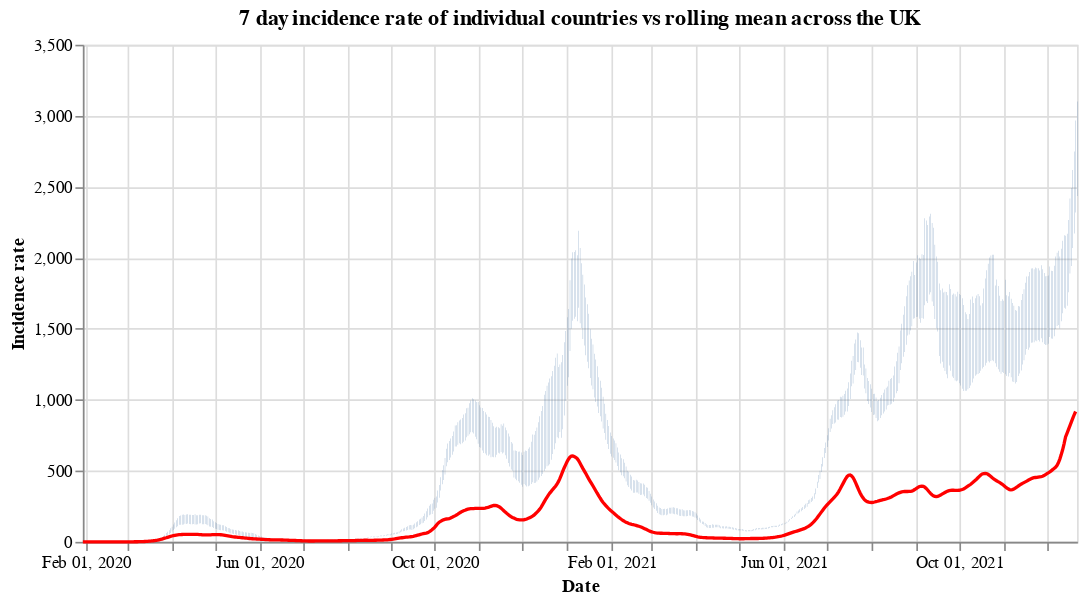

Notebook source saved alongside this figure:
### Code cell
#collapse
countries = uk_cases['areaName'].unique()
countries.sort()

selection = alt.selection_single(
    name='Select',
    fields=['areaName'],
    init={'areaName': 'Wales'},
    bind={'areaName': alt.binding_select(options=countries)}
)

# scatter plot, modify opacity based on selection
bars = alt.Chart(uk_cases).mark_bar().add_selection(
    selection
).encode(
    x=alt.X("yearmonthdate(date):T", axis=alt.Axis(title='Date')),
    y=alt.Y("weeklyCasesRate:Q", axis=alt.Axis(title='Incidence rate')),
    tooltip='weeklyCasesRate:Q',
    opacity=alt.condition(selection, alt.value(1), alt.value(0))
).properties(title=f'7 day incidence rate of individual countries vs rolling mean across the UK', width=600)

line = alt.Chart(overview_cases).mark_line(
    color='red',
    size=2,
).transform_window(
    rolling_mean='mean(weeklyCasesRate)',
    frame=[0, 7]
).encode(
    x='yearmonthdate(date):T',
    y='rolling_mean:Q'
)

alt.layer(bars, line)

### Figure 1 — Vega-Lite specification as saved in the notebook (floating-point values rounded to 4 significant figures; data arrays with more than 128 entries replaced by an {"elided": "..."} marker saying what was removed)
{"config": {"view": {"continuousWidth": 400, "continuousHeight": 300}}, "layer": [{"data": {"name": "data-996dce98bfc7257a56ce182838d0d816"}, "mark": "bar", "encoding": {"opacity": {"condition": {"value": 1, "selection": "Select"}, "value": 0}, "tooltip": {"type": "quantitative", "field": "weeklyCasesRate"}, "x": {"type": "temporal", "axis": {"title": "Date"}, "field": "date", "timeUnit": "yearmonthdate"}, "y": {"type": "quantitative", "axis": {"title": "Incidence rate"}, "field": "weeklyCasesRate"}}, "selection": {"Select": {"type": "single", "fields": ["areaName"], "init": {"areaName": "Wales"}, "bind": {"areaName": {"input": "select", "options": ["England", "Northern Ireland", "Scotland", "Wales"]}}}}, "title": "7 day incidence rate of individual countries vs rolling mean across the UK", "width": 600}, {"data": {"name": "data-2158d9ec56a1a477148943a0fc4358b0"}, "mark": {"type": "line", "color": "red", "size": 2}, "encoding": {"x": {"type": "temporal", "field": "date", "timeUnit": "yearmonthdate"}, "y": {"type": "quantitative", "field": "rolling_mean"}}, "transform": [{"window": [{"op": "mean", "field": "weeklyCasesRate", "as": "rolling_mean"}], "frame": [0, 7]}]}], "$schema": "https://vega.github.io/schema/vega-lite/v4.8.1.json", "datasets": {"data-996dce98bfc7257a56ce182838d0d816": {"elided": "2676 records"}, "data-2158d9ec56a1a477148943a0fc4358b0": {"elided": "692 records"}}}
